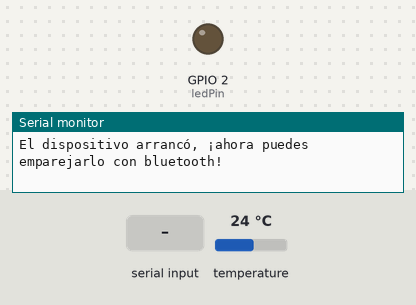
The sketch below on a simulated ESP32. Parts: output pins drawn as LEDs (lit = HIGH), the last lines printed to the serial monitor. Inputs (shaded band) come from the test bench; at power-on: temperature 24 °C. Nothing arrives over Bluetooth unless stated.

Above: at 1.2 s.
1.3 s: "led_on\n" received over the second serial link
At 2.6 s:
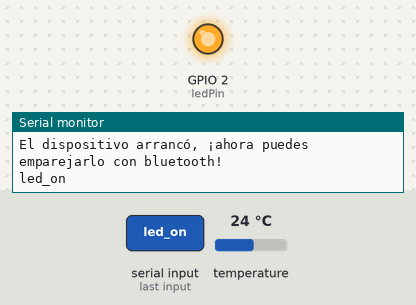
2.9 s: "led_off\n" received over the second serial link
At 4.4 s:
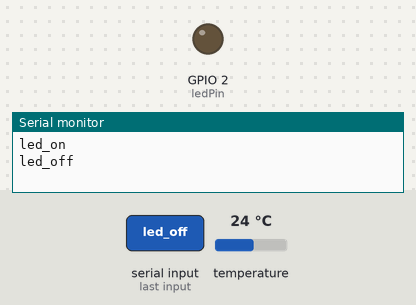
Timing chart, 0 to 5.9 s (numbered marks = the images above; inputs shaded):
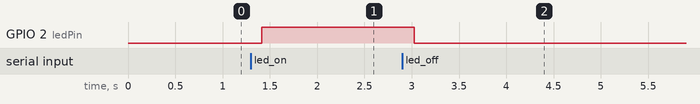

Measured:
- after the input at 1.3 s, GPIO 2 (ledPin): LOW → HIGH after 0.11 s
- after the input at 2.9 s, GPIO 2 (ledPin): HIGH → LOW after 0.12 s

The sketch:

Bluetooth_ds18b20.ino
```cpp
// Cargar librerias
#include "BluetoothSerial.h"
#include <OneWire.h>
#include <DallasTemperature.h>

// Comprueba si la configuración Bluetooth está activada
#if !defined(CONFIG_BT_ENABLED) || !defined(CONFIG_BLUEDROID_ENABLED)
#error Bluetooth is not enabled! Please run `make menuconfig` to and enable it
#endif

// Objeto serie Bluetooth
BluetoothSerial SerialBT;

// GPIO al que está conectado el LED
const int ledPin =  2;

// GPIO al que está conectado el DS18B20
const int oneWireBus = 4;
// Configurar una instancia oneWire para comunicarse con cualquier dispositivo OneWire.
OneWire oneWire(oneWireBus);
// Pasar nuestra referencia oneWire al sensor de temperatura de Dallas
DallasTemperature sensors(&oneWire);

// Gestionar los mensajes recibidos y enviados
String message = "";
char incomingChar;
String temperatureString = "";

// Temporizador: variables auxiliares
unsigned long previousMillis = 0;    // Almacena la última vez que se publicó la temperatura
const long interval = 10000;         // intervalo en el que publicar las lecturas de los sensores

void setup() {
  pinMode(ledPin, OUTPUT);
  Serial.begin(115200);
  // Nombre del dispositivo Bluetooth
  SerialBT.begin("ESP32");
  Serial.println("El dispositivo arrancó, ¡ahora puedes emparejarlo con bluetooth!");
}

void loop() {
  unsigned long currentMillis = millis();
  // Enviar lecturas de temperatura
  if (currentMillis - previousMillis >= interval){
    previousMillis = currentMillis;
    sensors.requestTemperatures();
    temperatureString = String(sensors.getTempCByIndex(0)) + "C  ";

    SerialBT.println(temperatureString);
  }
  // Lectura de los mensajes recibidos (comando de control LED)
  if (SerialBT.available()){
    char incomingChar = SerialBT.read();
    if (incomingChar != '\n'){
      message += String(incomingChar);
    }
    else{
      message = "";
    }
    Serial.write(incomingChar);
  }
  // Comprueba el mensaje recibido y controla la salida en consecuencia
  if (message =="led_on"){
    digitalWrite(ledPin, HIGH);
  }
  else if (message =="led_off"){
    digitalWrite(ledPin, LOW);
  }
  delay(20);
}
```
